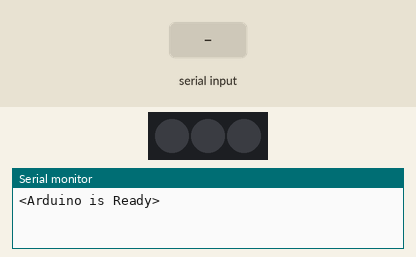
This sketch was run on a simulated Arduino Uno, built with avr-gcc and run on an emulated ATmega328P. Parts: 3 RGB LEDs in strip order, left to right, the last lines printed to the serial monitor. The inputs (shaded band) are chosen by the test bench. Dim RGB values are drawn brighter than linear.

Above: at 1.2 s.
1.3 s: "<90,45>" received over Serial
At 1.7 s:
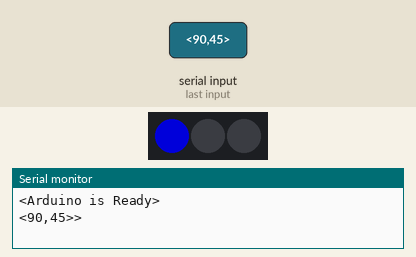
2.8 s: "<200>" received over Serial
At 4.0 s:
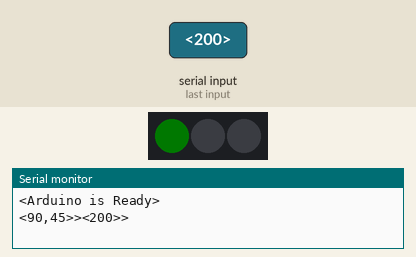
Timing chart, 0 to 5.8 s (numbered marks = the images above; inputs shaded):
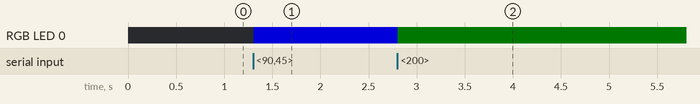

The sketch:

serial-singleLED.ino
```cpp
#include <FastLED.h>

#define LED_TYPE APA102
#define COLOR_ORDER BGR
#define NUM_LEDS 3

#define DATA_PIN 2
#define CLOCK_PIN 3

CRGB leds[NUM_LEDS];


const byte buffSize = 15;

const char startMarker = '<';
const char endMarker = '>';

byte bytesInBuffer;
byte tempBuffer[buffSize];

byte bytesStored;
char storage[buffSize];
long color;

byte totalBytesToSend;

boolean inProgress = false;
boolean startFound = false;
boolean allReceived = false;

// ===============
//
//      SETUP
//
// ===============

void setup()
{
    FastLED.addLeds<LED_TYPE, DATA_PIN, CLOCK_PIN, COLOR_ORDER>(leds, NUM_LEDS);

    Serial.begin(9600);
    Serial.println("<Arduino is Ready>");
}

// ===============
//
//      LOOP
//
// ===============

void loop()
{
    getSerialData();

    execute();
}

// ===============
//
//    FUNCTIONS
//
// ===============


void getSerialData()
{
    if( Serial.available() > 0 )
    {
        byte x = Serial.read();

        if( x == startMarker )
        {
            bytesInBuffer = 0;
            inProgress = true;
        }

        if( inProgress)
        {
            tempBuffer[bytesInBuffer] = x;
            bytesInBuffer ++;
        }

        if( x == endMarker )
        {
            inProgress = false;
            allReceived = true;

            //decodeHighBytes();
            /* need to start at 1 because the first byte is empty
               i know how to fix it. its usig elifs in this function instead of
               just ifs but and don't know what bugs that will raise so for now
               it stays like this.*/
            bytesStored = 0;
            for( byte n = 1; n < bytesInBuffer; n++ )
            {
                storage[n-1] = tempBuffer[n];
                bytesStored ++;
            }
            color = strtol(storage, NULL, 16);
        }
    }
}

/* only need bytes 1 - 8. EXCLUDE byte 0 */

void execute()
{
    if( allReceived )
    {
        // change led color
        leds[0] = color;
        FastLED.show();

        // replying back the received info
        totalBytesToSend = bytesStored;
        for( byte n = 0; n < bytesStored; n++ )
        {
            tempBuffer[n] = storage[n];
        }

        Serial.write( startMarker );
        Serial.write( tempBuffer, totalBytesToSend );
        Serial.write( endMarker );

        allReceived = false;
    }
}
```

Measured:
- after the input at 1.3 s, RGB LED 0: off → RGB(0, 0, 144) at once
- after the input at 2.8 s, RGB LED 0: RGB(0, 0, 144) → RGB(0, 2, 0) at once
